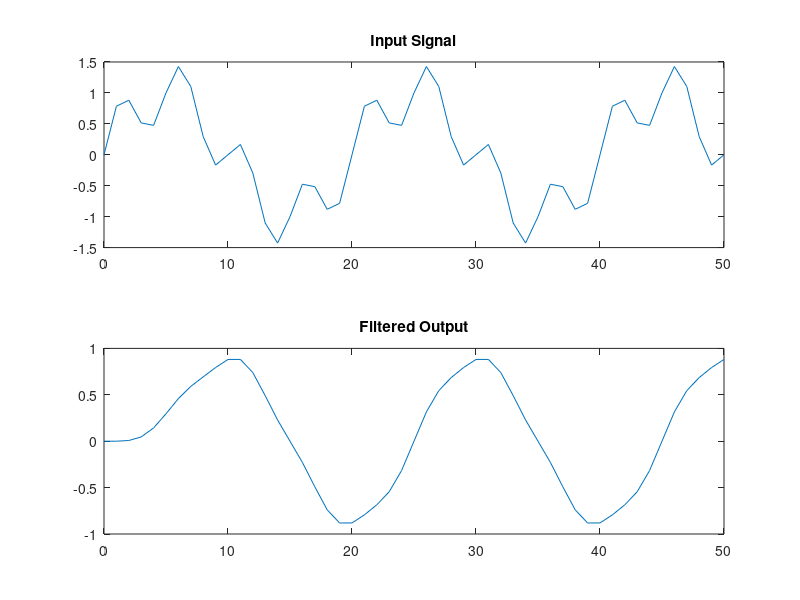

This chart was generated by the following MATLAB code:
clc;
clear;
close all;

%% FIR Filter Specifications
N = 10;                  % Order
Fs = 1000;              % Sampling frequency
Fc = 100;               % Cutoff frequency

%% Generate Coefficients (Low-pass FIR)
h = fir1(N, Fc/(Fs/2)); % 11 coefficients

disp('Filter Coefficients:');
disp(h);

%% Test Signal
n = 0:50;
x = sin(2*pi*50*n/Fs) + 0.5*sin(2*pi*200*n/Fs);

%% Filter Output
y = filter(h, 1, x);

%% Plot
figure;
subplot(2,1,1);
plot(n, x);
title('Input Signal');

subplot(2,1,2);
plot(n, y);
title('Filtered Output');

%% Save coefficients for Verilog (scaled)
h_scaled = round(h * 128); % scaling for fixed-point

disp('Scaled Coefficients (for Verilog):');
disp(h_scaled);
